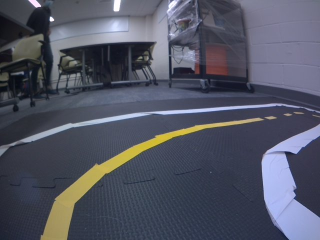
#> input picture resized_images/lanes_1.png, 320 x 240 px
$ python -i lane_detection.py   (imports and definitions only)
#> lines starting #> are read from the running program, lines starting #| are printed output that depends on the picture; after the words box and inside, x2 and y2 are one past the last pixel; in counts of white or black regions, pixels touching at a corner belong together
#!/usr/bin/env python3

import cv2 as cv
import numpy as np
import math

def edge_detection(frame):
    # Converts frame to grayscale because we only need the grey channel for detecting edges - less computationally expensive
    gray = cv.cvtColor(frame, cv.COLOR_RGB2GRAY)
    # Applies a 5x5 gaussian blur with deviation of 0 to frame - not mandatory since Canny will do this for us
    #cv.imshow("Noise reduced", gray)
    blur = cv.GaussianBlur(gray, (5, 5), 0)
    # Applies Canny edge detector with minVal of 150 and maxVal of 200
    # These values can be modified based on the image data
    canny = cv.Canny(blur, 150, 200)
    return canny

# This function crops the Region Of Interest from the frame as we want to ignore the unnecessary image pixels
def mask_ROI(frame):
    height, width = frame.shape
    #print (frame.shape)
    # Creates a rectangular polygon for the mask defined by three (x, y) coordinates
    # These values can be modified based on the image data
    polygons = np.array([
                            [ (0, int(height * 0.33)),(int(width * 0.85), int(height * 0.33)), (width, height), (0, height)]
                        ])
    # Creates an image filled with zero intensities with the same dimensions as the frame
    mask = np.zeros_like(frame)
    # Allows the mask to be filled with values of 1 and the other areas to be filled with values of 0
    cv.fillPoly(mask, polygons, 255)
    # A bitwise and operation between the mask and frame keeps only the triangular area of the frame
    roi = cv.bitwise_and(frame, mask)
    return roi

def average_lines(frame, lines):
    # Empty arrays to store the coordinates of the left and right lines
    left = []
    right = []
    # Loops through every detected line
    if lines is None:
       return np.array([[0,0,0,0], [0,0,0,0]])

    for line in lines:
        # Reshapes line from 2D array to 1D array
        x1, y1, x2, y2 = line.reshape(4)
        # Fits a linear polynomial to the x and y coordinates and returns a vector of coefficients which describe the slope and y-intercept
        parameters = np.polyfit((x1, x2), (y1, y2), 1)
        slope = parameters[0]
        y_intercept = parameters[1]
        # If slope is negative, the line is to the left of the lane, and otherwise, the line is to the right of the lane
        if slope < 0:
            left.append((slope, y_intercept))
        else:
            right.append((slope, y_intercept))
    # Averages out all the values for left and right into a single slope and y-intercept value for each line
    left_avg = np.average(left, axis = 0)
    right_avg = np.average(right, axis = 0)
    # Calculates the x1, y1, x2, y2 coordinates for the left and right lines
    left_line = get_line_coordinates(frame, left_avg)
    right_line = get_line_coordinates(frame, right_avg)
    return np.array([left_line, right_line])

def get_line_coordinates(frame, parameters):
    try:
        slope, intercept = parameters
    except TypeError:
        slope, intercept = 0,0
    #slope, intercept = parameters
    # Sets initial y-coordinate as height from top down (bottom of the frame)
    y1 = frame.shape[0]
    # Sets final y-coordinate as 150 above the bottom of the frame
    y2 = int(y1 - y1*0.64)
    if slope != 0:
      # Sets initial x-coordinate as (y1 - b) / m since y1 = mx1 + b
      x1 = int((y1 - intercept) / slope)
      # Sets final x-coordinate as (y2 - b) / m since y2 = mx2 + b
      x2 = int((y2 - intercept) / slope)
    else:
      x1 = 0
      x2 = 0
    return np.array([x1, y1, x2, y2])

def replace_yellow_lines (image):
	hsv=cv.cvtColor(image,cv.COLOR_BGR2HSV)
	# Define lower and uppper limits of what we call "yellow"
	#yellow_lo=np.array([20,100,100])
	#yellow_hi=np.array([30,255,255])
	yellow_lo=np.array([20,90,90])
	yellow_hi=np.array([40,255,255])

	# Mask image to only select yellows
	mask=cv.inRange(hsv,yellow_lo,yellow_hi)

	# Change image to grey color what matches the road in the image
	image[mask>0]=(58,57,52)
	return image


def angle_of_line(x1, y1, x2, y2):
    parameters = np.polyfit((x1, x2), (y1, y2), 1)
    slope = parameters[0]
    y_intercept = parameters[1]

    myradians = math.degrees(math.atan2(-y1-y2, x2-x1))
    #mydegrees = math.degrees(myradians)
    #myradians = math.radians(mydegrees)
    return myradians, slope

def draw_lines_left_right (frame, lines):
    # Creates an image filled with zero intensities with the same dimensions as the frame
    lines_left = np.zeros_like(frame)
    lines_right = np.zeros_like(frame)
    lines_center = np.zeros_like(frame)
    # Checks if any lines are detected
    if lines is not None:
        x1, y1, x2, y2 =  lines[0]
        # Draws lines between two coordinates with green color and 5 thickness
        cv.line(lines_left, (x1, y1), (x2, y2), (0, 0, 255), 5)
        x1, y1, x2, y2 =  lines[1]
        # Draws lines between two coordinates with green color and 5 thickness
        cv.line(lines_right, (x1, y1), (x2, y2), (0, 0, 255), 5)

        x1, y1, x2, y2 = np.array((( lines[0] + lines[1] ) / 2)).astype(int)
        print (lines[0] , lines[1], x1, y1, x2, y2)
        # Draws lines between two coordinates with green color and 5 thickness
        cv.line(lines_center, (x1, y1), (x2, y2), (0, 0, 255), 5)

    return lines_left, lines_right, lines_center


def draw_lines(frame, lines):
    # Creates an image filled with zero intensities with the same dimensions as the frame
    lines_visualize = np.zeros_like(frame)
    # Checks if any lines are detected
    if lines is not None:
        for x1, y1, x2, y2 in lines:
            # Draws lines between two coordinates with green color and 5 thickness
            cv.line(lines_visualize, (x1, y1), (x2, y2), (0, 0, 255), 5)
    return lines_visualize

def draw_lines_p (img, linesP):
    if linesP is not None:
        for i in range(0, len(linesP)):
            l = linesP[i][0]
            cv.line(img, (l[0], l[1]), (l[2], l[3]), (0,0,255), 3, cv.LINE_AA)
    return img

def detect_lanes (frame):
    # ret = a boolean return value from getting the frame, frame = the current frame being projected in the video
    #cv.imshow("Input Image", frame)
    canny = edge_detection(frame)
    #cv.imshow("canny", canny)
    # plt.imshow(frame)
    # plt.show()
    segment = mask_ROI(canny)
    hough = cv.HoughLinesP(segment, 2, np.pi / 180, 100, np.array([]), minLineLength = 100, maxLineGap = 20)
    # Averages multiple detected lines from hough into one line for left border of lane and one line for right border of lane
    #print (hough)
    lines = average_lines(frame, hough)
    # Visualizes the lines
    #lines_visualize = draw_lines(frame, lines)
    lt_mask, rt_mask, ct_mask = draw_lines_left_right (frame, lines)
    # center of left and right lines
    x1, y1, x2, y2 = np.array((( lines[0] + lines[1] ) / 2)).astype(int)
    #x1, y1, x2, y2 = lines[0]
    # angle of the center line
    angle, slope = angle_of_line(x1, y1, x2, y2)
    # [11 lines of commented-out code are left out]

    return lt_mask, rt_mask, angle, slope

>>> import cv2
>>> picture = cv2.cvtColor(cv2.imread('../resized_images/lanes_1.png'), cv2.COLOR_BGR2RGB)
>>> result = detect_lanes(picture)
#> in edge_detection, `blur = cv.GaussianBlur(gray, (5, 5), 0)`:
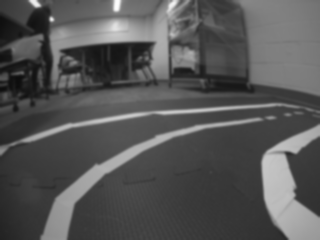
#> blur: shape (240, 320); min 13, max 253, mean 85.5
#> in edge_detection, `canny = cv.Canny(blur, 150, 200)`:
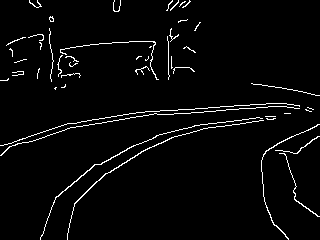
#> canny: shape (240, 320); 3.2% white in thin lines or dots
#> in mask_ROI, `cv.fillPoly(mask, polygons, 255)`:
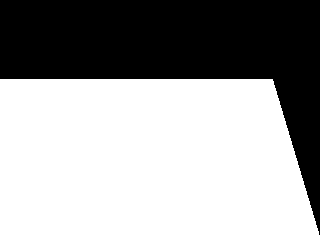
#> mask: shape (240, 320); 62.2% white; 1 black region, box (x1, y1, x2, y2) and area: (0, 0, 320, 235) 28993
#> in mask_ROI, `roi = cv.bitwise_and(frame, mask)`:
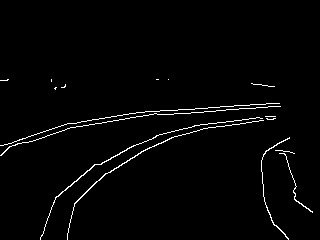
#> roi: shape (240, 320); 2% white in thin lines or dots, all inside (x1, y1, x2, y2) = (0, 79, 313, 240)
#> in detect_lanes, `hough = cv.HoughLinesP(segment, 2, np.pi / 180, 100, np.array([]), min..`: hough = [[129, 113, 272, 103], [130, 117, 239, 108]]
#> the loop in average_lines, `for line in lines:` made 2 passes
#> (x1, y1, x2, y2, slope, y_intercept) on passes 1 to 2: (129, 113, 272, 103, -0.0699, 122), (130, 117, 239, 108, -0.0826, 127.7)
#> after the loop in average_lines, `for line in lines:`: left = [(-0.0699, 122), (-0.0826, 127.7)]; right = []
#> in average_lines, `left_avg = np.average(left, axis = 0)`: left_avg = [-0.0762, 124.9]
#> in average_lines, `right_avg = np.average(right, axis = 0)`: right_avg = nan
#> in get_line_coordinates, `slope, intercept = parameters`: slope = -0.0762; intercept = 124.9
#> in get_line_coordinates, `x1 = int((y1 - intercept) / slope)`: x1 = -1509
#> in get_line_coordinates, `x2 = int((y2 - intercept) / slope)`: x2 = 509
#> in average_lines, `left_line = get_line_coordinates(frame, left_avg)`: left_line = [-1509, 240, 509, 86]
#> in average_lines, `right_line = get_line_coordinates(frame, right_avg)`: right_line = [0, 240, 0, 86]
#> in detect_lanes, `lines = average_lines(frame, hough)`: lines = [[-1509, 240, 509, 86], [0, 240, 0, 86]]
#> in draw_lines_left_right, `x1, y1, x2, y2 =  lines[0]`: x1 = -1509; y1 = 240; x2 = 509; y2 = 86
#> in draw_lines_left_right, `cv.line(lines_left, (x1, y1), (x2, y2), (0, 0, 255), 5)`:
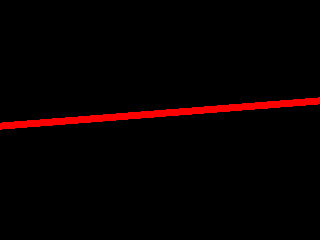
#> lines_left: shape (240, 320, 3); mean of channels 0, 1, 2 0, 0, 7.5; drawn as B, G, R
#> in draw_lines_left_right, `x1, y1, x2, y2 =  lines[1]`: x1 = 0
#> in draw_lines_left_right, `cv.line(lines_right, (x1, y1), (x2, y2), (0, 0, 255), 5)`:
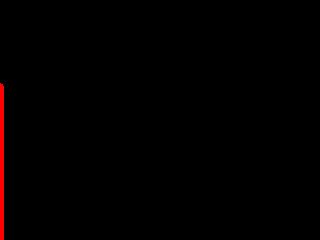
#> lines_right: shape (240, 320, 3); mean of channels 0, 1, 2 0, 0, 2.1; drawn as B, G, R
#> in draw_lines_left_right, `x1, y1, x2, y2 = np.array((( lines[0] + lines[1] ) / 2)).astype(int)`: x1 = -754; x2 = 254
#| [-1509   240   509    86] [  0 240   0  86] -754 240 254 86
#> in draw_lines_left_right, `cv.line(lines_center, (x1, y1), (x2, y2), (0, 0, 255), 5)`:
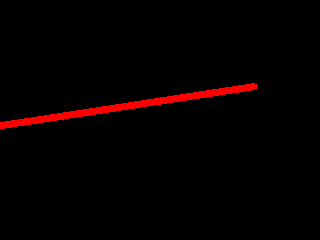
#> lines_center: shape (240, 320, 3); mean of channels 0, 1, 2 0, 0, 6; drawn as B, G, R
#> in detect_lanes, `x1, y1, x2, y2 = np.array((( lines[0] + lines[1] ) / 2)).astype(int)`: x1 = -754; y1 = 240; x2 = 254; y2 = 86
#> in angle_of_line, `parameters = np.polyfit((x1, x2), (y1, y2), 1)`: parameters = [-0.153, 124.8]
#> in angle_of_line, `slope = parameters[0]`: slope = -0.153
#> in angle_of_line, `y_intercept = parameters[1]`: y_intercept = 124.8
#> in angle_of_line, `myradians = math.degrees(math.atan2(-y1-y2, x2-x1))`: myradians = -17.92
#> in detect_lanes, `angle, slope = angle_of_line(x1, y1, x2, y2)`: slope = -0.153
